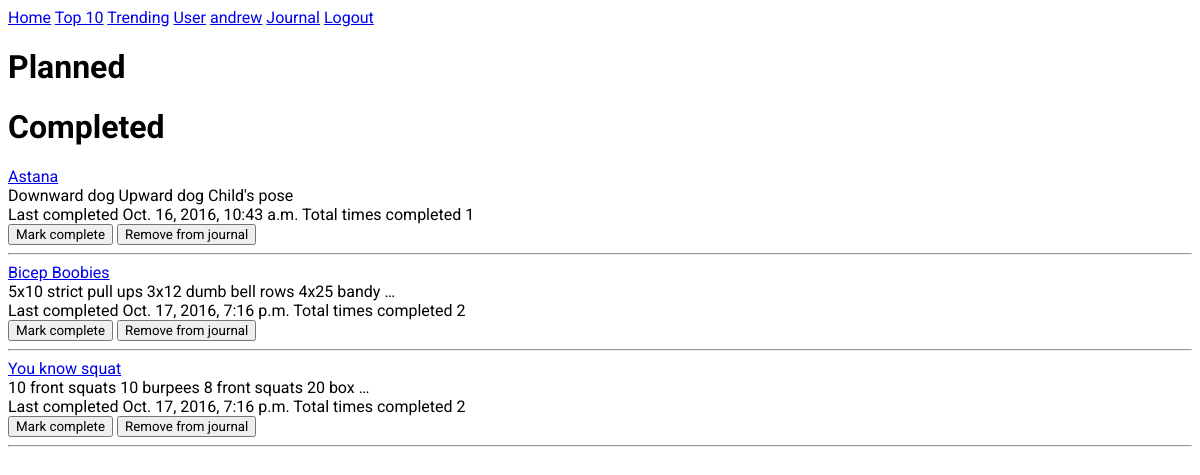
Page /workouts/journal/ (signed in) on the earlier database version.
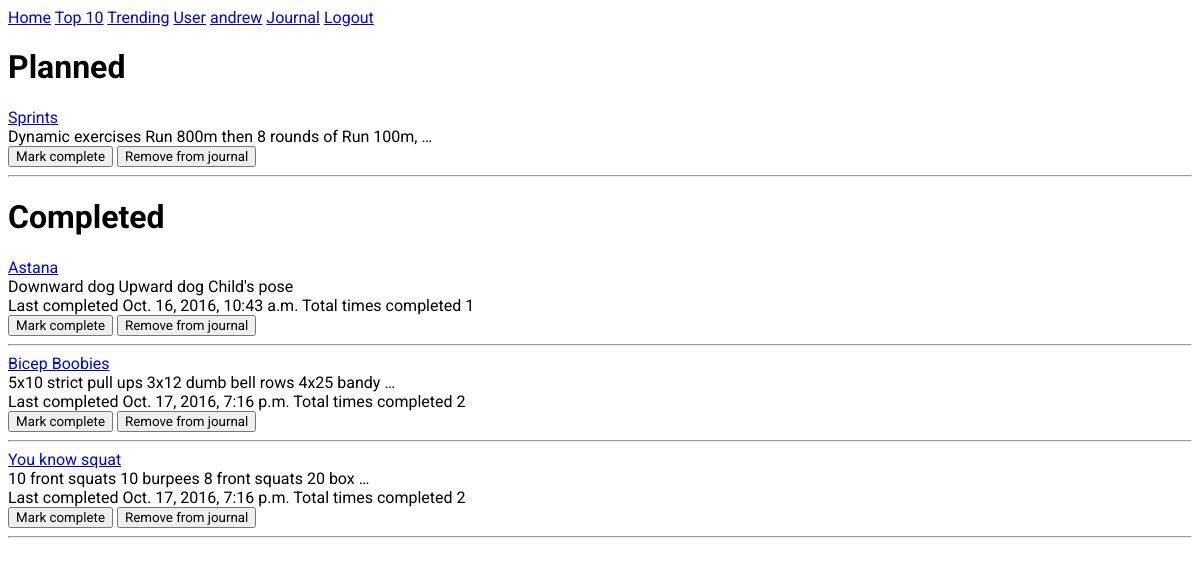
Same page on the later database version.
### workouts/models.py (models this page shows, shortened)
class Journal(models.Model):
  user = models.ForeignKey(settings.AUTH_USER_MODEL, on_delete=models.CASCADE)
  routine = models.ForeignKey(Routine, on_delete=models.CASCADE)
  completed_on = models.DateTimeField(null=True)
  completed_count = models.IntegerField(default=0)

class Routine(models.Model):
  routine_title = models.CharField(max_length=70)
  routine_text = models.TextField()
  pub_date = models.DateTimeField('date published', default=timezone.now)
  created_by = models.ForeignKey(settings.AUTH_USER_MODEL)
  likes = models.IntegerField(default=0)

### workouts/views.py (the view, shortened to what this page needs)
@login_required()
def journal(request):
  journal = Journal.objects.filter(user=request.user)
  journal_planned = journal.filter(completed_count=0)
  journal_completed = journal.filter(completed_count__gt=0)
  params = dict(journal=journal, journal_planned=journal_planned,
                journal_completed=journal_completed)
  return render(request, "workouts/journal.html", {
    'journal_planned' : journal_planned,
    'journal_completed' : journal_completed,
    })

### workouts/templates/workouts/journal.html (shortened to what this page needs)
{% extends "./base.html" %}
{% block content %}
<div><h1>Planned</h1></div>
{% for entry in journal_planned %}
  <span>
    <div><a href="{% url 'workouts:detail' entry.routine.id %}">{{ entry.routine.routine_title }}</a></div>
    <div>{{ entry.routine.routine_text|truncatewords:10 }}</div>
  </span>
  <span>
    <form method='post'>
      <span><input type="submit" name="mark_complete" value="Mark complete" /></span>
      <span><input type="submit" name="remove_from_journal" value="Remove from journal" /></span>
    </form>
  </span>
  <hr>
{% endfor %}
<div><h1>Completed</h1></div>
{% for entry in journal_completed %}
  <div><a href="{% url 'workouts:detail' entry.routine.id %}">{{ entry.routine.routine_title }}</a></div>
  <div>{{ entry.routine.routine_text|truncatewords:10 }}</div>
  <div>
    <span>Last completed {{ entry.completed_on }}</span>
    <span>Total times completed {{ entry.completed_count }}<span>
  </div>
  <form method='post'>
    <span><input type="submit" name="mark_complete" value="Mark complete" /></span>
    <span><input type="submit" name="remove_from_journal" value="Remove from journal" /></span>
  </form>
  <hr>
{% endfor %}
{% endblock content %}

Differences in the rows shown:
added Journal: routine.routine_title "Sprints", routine.routine_text "Dynamic exercises Run 800m then 8 rounds of Run 100m, …", shown under "Planned"
